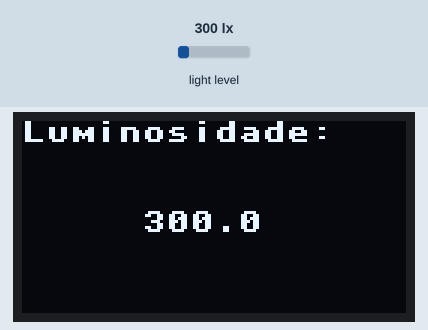
Simulated run of this program. Board: Raspberry Pi Pico running MicroPython. Parts: 128×64 one-colour display. Inputs (shaded band) come from the test bench; at power-on: light level 300 lx. What the program prints to the serial console is not drawn.

Above: at 1.2 s.
1.3 s: light level set to 40 lx
At 2.2 s:
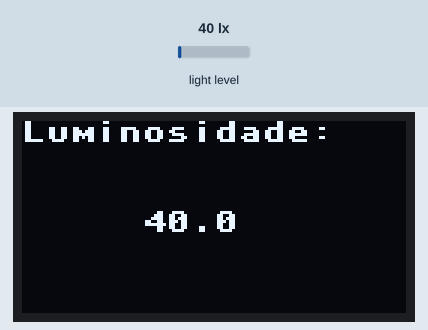
2.9 s: light level set to 500 lx
At 4.2 s:
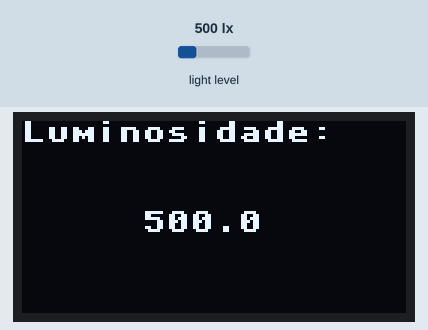
4.5 s: light level set to 1000 lx
At 5.2 s:
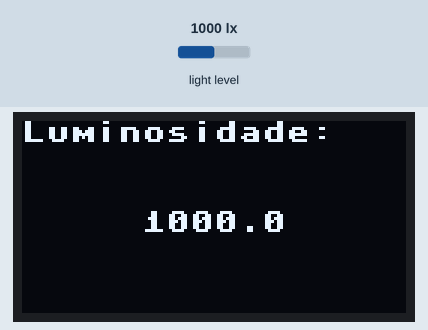
Timing chart, 0 to 7.5 s (numbered marks = the images above; inputs shaded):
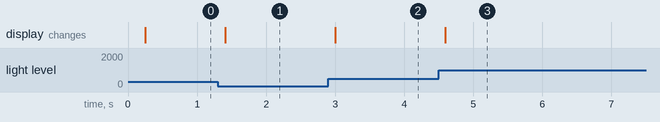

Measured:
- after the input at 1.3 s, the display: changes after 0.11 s (image 1)
- after the input at 2.9 s, the display: changes after 0.10 s (image 2)
- after the input at 4.5 s, the display: changes after 0.09 s (image 3)

The program:

sensor_de_Luz_BH1750_V1A_funcionando.py
```python
from machine import Pin, I2C
from utime import sleep
from ssd1306 import SSD1306_I2C
import time
from machine import Pin, SoftI2C, ADC

from bh1750 import BH1750

i2c0_sda = Pin(2)
i2c0_scl = Pin(3)
i2c0 = I2C(1, sda=i2c0_sda, scl=i2c0_scl)

bh1750 = BH1750(0x23, i2c0)

# Configuração OLED
i2c = SoftI2C(scl=Pin(15), sda=Pin(14))
oled = SSD1306_I2C(128, 64, i2c)

while True:
    luminosity = bh1750.measurement
    luminosity = round(luminosity, 1)  # Arredonda para uma casa decimal
    print(luminosity)
    sleep(.2)

    for measurement in bh1750.measurements():
        measurement = round(measurement, 1)  # Arredonda para uma casa decimal
        print(measurement)

        oled.fill(0)  # Limpar display
        oled.text("Luminosidade:", 0, 0)
        oled.text(str(measurement), 40, 30)
        oled.show()
```
